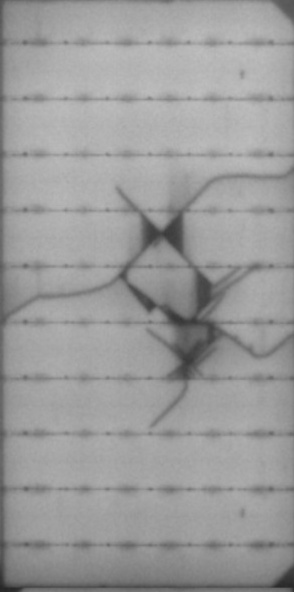
#> input picture object_detection/solar_panel_1.jpg, 294 x 592 px
$ jupyter execute cany_edge_detection.ipynb
#> lines starting #> are read from the running program, lines starting #| are printed output that depends on the picture; after the words box and inside, x2 and y2 are one past the last pixel; in counts of white or black regions, pixels touching at a corner belong together
Canny Edge Detection

[cell 1]
import cv2
import numpy as np
import matplotlib.pyplot as plt

[cell 2]
img = cv2.imread('solar_panel_1.jpg')
#> img is the input picture: shape (592, 294, 3); min 38, max 190, mean 155.4

[cell 3]
plt.imshow(img)

[cell 4]
edges = cv2.Canny(image=img, threshold1=70, threshold2=70)
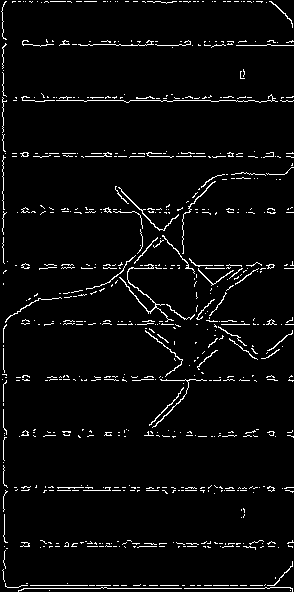
#> edges: shape (592, 294); 4% white in thin lines or dots

[cell 5]
plt.imshow(edges)

[cell 6]
edges = -cv2.Canny(image=img, threshold1=0, threshold2=100)
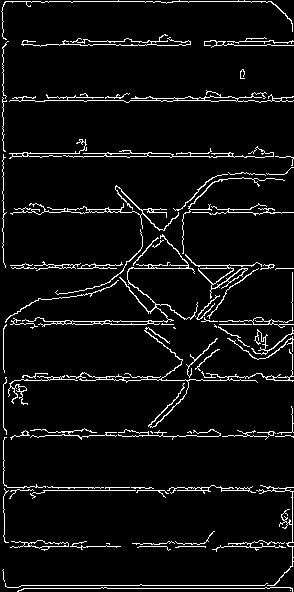
#> edges: shape (592, 294); values 0 (black) and 1 (white), 5.9% white in thin lines or dots

[cell 7]
plt.imshow(edges)

Choosing Threshold

[cell 8]
# calculate the median
med_val = np.median(img)
#> med_val = 161

med_val
#> Out = 161

[cell 9]
# Lower bound is 0 or 70% of the median  value, whichever is higher
lower = int(max(0, 0.7*med_val))
#> lower = 112
lower
#> Out = 112

[cell 10]
# Upper bound is either 255 or 30% above the median value, whichever is lower
upper = int(min(255, 1.3*med_val))
#> upper = 209
upper
#> Out = 209

[cell 11]
edges = cv2.Canny(image=img, threshold1=lower, threshold2=upper)
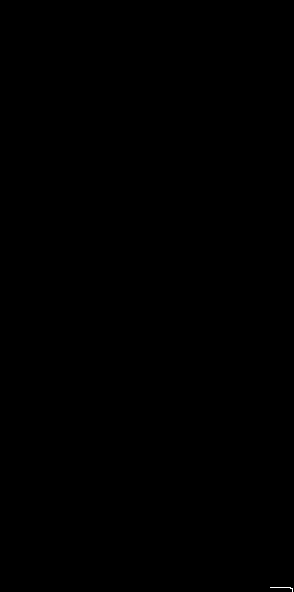
#> edges: shape (592, 294); 0.02% white in thin lines or dots, all inside (x1, y1, x2, y2) = (270, 587, 293, 592)

[cell 12]
plt.imshow(edges)

[cell 13]
blurred_img = cv2.blur(img, ksize=(5,5))

[cell 14]
edges = cv2.Canny(image=blurred_img, threshold1=lower, threshold2=upper)
#> edges: shape (592, 294); every value is 0

[cell 15]
plt.imshow(edges)

[cell 16]
lower
#> Out = 112

[cell 17]
upper
#> Out = 209

[cell 18]
edges = cv2.Canny(image=blurred_img, threshold1=lower-100 , threshold2=upper-150)
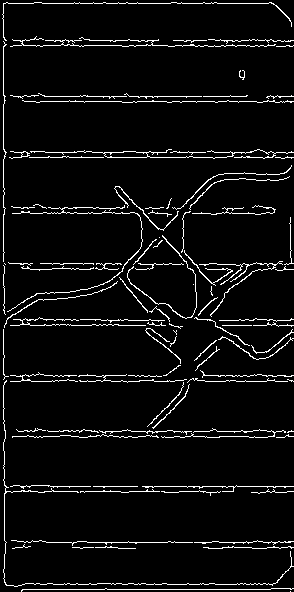
#> edges: shape (592, 294); 5.3% white in thin lines or dots
plt.imshow(edges)
